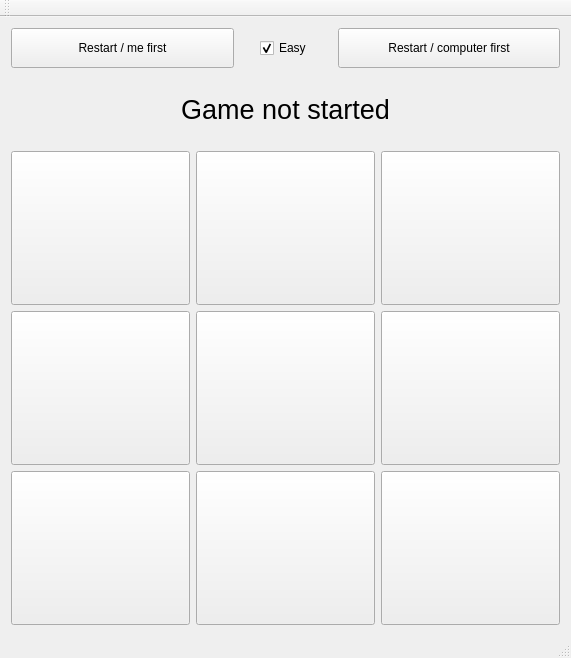
<?xml version="1.0" encoding="UTF-8"?>
<ui version="4.0">
 <class>MainWindow</class>
 <widget class="QMainWindow" name="MainWindow">
  <property name="geometry">
   <rect>
    <x>0</x>
    <y>0</y>
    <width>553</width>
    <height>658</height>
   </rect>
  </property>
  <property name="windowTitle">
   <string>MainWindow</string>
  </property>
  <widget class="QWidget" name="centralWidget">
   <layout class="QHBoxLayout" name="horizontalLayout">
    <item>
     <layout class="QVBoxLayout" name="verticalLayout">
      <item>
       <layout class="QHBoxLayout" name="horizontalLayout_2">
        <item>
         <widget class="QPushButton" name="restartButton">
          <property name="sizePolicy">
           <sizepolicy hsizetype="Expanding" vsizetype="Minimum">
            <horstretch>0</horstretch>
            <verstretch>0</verstretch>
           </sizepolicy>
          </property>
          <property name="text">
           <string>Restart / me first</string>
          </property>
         </widget>
        </item>
        <item>
         <spacer name="verticalSpacer_2">
          <property name="orientation">
           <enum>Qt::Vertical</enum>
          </property>
          <property name="sizeType">
           <enum>QSizePolicy::Minimum</enum>
          </property>
          <property name="sizeHint" stdset="0">
           <size>
            <width>20</width>
            <height>40</height>
           </size>
          </property>
         </spacer>
        </item>
        <item>
         <widget class="QCheckBox" name="easyCheckBox">
          <property name="text">
           <string>Easy</string>
          </property>
          <property name="checked">
           <bool>true</bool>
          </property>
         </widget>
        </item>
        <item>
         <spacer name="verticalSpacer">
          <property name="orientation">
           <enum>Qt::Vertical</enum>
          </property>
          <property name="sizeType">
           <enum>QSizePolicy::Minimum</enum>
          </property>
          <property name="sizeHint" stdset="0">
           <size>
            <width>20</width>
            <height>40</height>
           </size>
          </property>
         </spacer>
        </item>
        <item>
         <widget class="QPushButton" name="computerStart">
          <property name="sizePolicy">
           <sizepolicy hsizetype="Expanding" vsizetype="Minimum">
            <horstretch>0</horstretch>
            <verstretch>0</verstretch>
           </sizepolicy>
          </property>
          <property name="text">
           <string>Restart / computer first</string>
          </property>
         </widget>
        </item>
       </layout>
      </item>
      <item>
       <spacer name="horizontalSpacer">
        <property name="orientation">
         <enum>Qt::Horizontal</enum>
        </property>
        <property name="sizeType">
         <enum>QSizePolicy::Minimum</enum>
        </property>
        <property name="sizeHint" stdset="0">
         <size>
          <width>40</width>
          <height>20</height>
         </size>
        </property>
       </spacer>
      </item>
      <item>
       <widget class="QLabel" name="gameStatusLabel">
        <property name="font">
         <font>
          <pointsize>20</pointsize>
         </font>
        </property>
        <property name="text">
         <string>Game not started</string>
        </property>
        <property name="alignment">
         <set>Qt::AlignCenter</set>
        </property>
       </widget>
      </item>
      <item>
       <spacer name="horizontalSpacer_2">
        <property name="orientation">
         <enum>Qt::Horizontal</enum>
        </property>
        <property name="sizeType">
         <enum>QSizePolicy::Minimum</enum>
        </property>
        <property name="sizeHint" stdset="0">
         <size>
          <width>40</width>
          <height>20</height>
         </size>
        </property>
       </spacer>
      </item>
      <item>
       <layout class="QGridLayout" name="gridLayout">
        <item row="2" column="0">
         <widget class="QPushButton" name="cell4">
          <property name="sizePolicy">
           <sizepolicy hsizetype="Expanding" vsizetype="Expanding">
            <horstretch>0</horstretch>
            <verstretch>0</verstretch>
           </sizepolicy>
          </property>
          <property name="font">
           <font>
            <pointsize>48</pointsize>
            <weight>50</weight>
            <bold>false</bold>
           </font>
          </property>
          <property name="autoFillBackground">
           <bool>false</bool>
          </property>
          <property name="text">
           <string/>
          </property>
          <property name="iconSize">
           <size>
            <width>0</width>
            <height>0</height>
           </size>
          </property>
          <property name="checkable">
           <bool>false</bool>
          </property>
          <property name="flat">
           <bool>false</bool>
          </property>
         </widget>
        </item>
        <item row="3" column="0">
         <widget class="QPushButton" name="cell7">
          <property name="sizePolicy">
           <sizepolicy hsizetype="Expanding" vsizetype="Expanding">
            <horstretch>0</horstretch>
            <verstretch>0</verstretch>
           </sizepolicy>
          </property>
          <property name="font">
           <font>
            <pointsize>48</pointsize>
            <weight>50</weight>
            <bold>false</bold>
           </font>
          </property>
          <property name="text">
           <string/>
          </property>
          <property name="iconSize">
           <size>
            <width>0</width>
            <height>0</height>
           </size>
          </property>
          <property name="checkable">
           <bool>false</bool>
          </property>
         </widget>
        </item>
        <item row="3" column="2">
         <widget class="QPushButton" name="cell9">
          <property name="sizePolicy">
           <sizepolicy hsizetype="Expanding" vsizetype="Expanding">
            <horstretch>0</horstretch>
            <verstretch>0</verstretch>
           </sizepolicy>
          </property>
          <property name="font">
           <font>
            <pointsize>48</pointsize>
            <weight>50</weight>
            <bold>false</bold>
           </font>
          </property>
          <property name="text">
           <string/>
          </property>
          <property name="iconSize">
           <size>
            <width>0</width>
            <height>0</height>
           </size>
          </property>
          <property name="checkable">
           <bool>false</bool>
          </property>
         </widget>
        </item>
        <item row="1" column="2">
         <widget class="QPushButton" name="cell3">
          <property name="sizePolicy">
           <sizepolicy hsizetype="Expanding" vsizetype="Expanding">
            <horstretch>0</horstretch>
            <verstretch>0</verstretch>
           </sizepolicy>
          </property>
          <property name="font">
           <font>
            <pointsize>48</pointsize>
            <weight>50</weight>
            <bold>false</bold>
           </font>
          </property>
          <property name="text">
           <string/>
          </property>
          <property name="iconSize">
           <size>
            <width>0</width>
            <height>0</height>
           </size>
          </property>
          <property name="checkable">
           <bool>false</bool>
          </property>
         </widget>
        </item>
        <item row="1" column="0">
         <widget class="QPushButton" name="cell1">
          <property name="sizePolicy">
           <sizepolicy hsizetype="Expanding" vsizetype="Expanding">
            <horstretch>0</horstretch>
            <verstretch>0</verstretch>
           </sizepolicy>
          </property>
          <property name="font">
           <font>
            <pointsize>48</pointsize>
            <weight>50</weight>
            <bold>false</bold>
           </font>
          </property>
          <property name="text">
           <string/>
          </property>
          <property name="iconSize">
           <size>
            <width>0</width>
            <height>0</height>
           </size>
          </property>
          <property name="checkable">
           <bool>false</bool>
          </property>
         </widget>
        </item>
        <item row="1" column="1">
         <widget class="QPushButton" name="cell2">
          <property name="sizePolicy">
           <sizepolicy hsizetype="Expanding" vsizetype="Expanding">
            <horstretch>0</horstretch>
            <verstretch>0</verstretch>
           </sizepolicy>
          </property>
          <property name="font">
           <font>
            <pointsize>48</pointsize>
            <weight>50</weight>
            <bold>false</bold>
           </font>
          </property>
          <property name="text">
           <string/>
          </property>
          <property name="iconSize">
           <size>
            <width>0</width>
            <height>0</height>
           </size>
          </property>
          <property name="checkable">
           <bool>false</bool>
          </property>
         </widget>
        </item>
        <item row="3" column="1">
         <widget class="QPushButton" name="cell8">
          <property name="sizePolicy">
           <sizepolicy hsizetype="Expanding" vsizetype="Expanding">
            <horstretch>0</horstretch>
            <verstretch>0</verstretch>
           </sizepolicy>
          </property>
          <property name="font">
           <font>
            <pointsize>48</pointsize>
            <weight>50</weight>
            <bold>false</bold>
           </font>
          </property>
          <property name="text">
           <string/>
          </property>
          <property name="iconSize">
           <size>
            <width>0</width>
            <height>0</height>
           </size>
          </property>
          <property name="checkable">
           <bool>false</bool>
          </property>
         </widget>
        </item>
        <item row="2" column="1">
         <widget class="QPushButton" name="cell5">
          <property name="sizePolicy">
           <sizepolicy hsizetype="Expanding" vsizetype="Expanding">
            <horstretch>0</horstretch>
            <verstretch>0</verstretch>
           </sizepolicy>
          </property>
          <property name="font">
           <font>
            <pointsize>48</pointsize>
            <weight>50</weight>
            <bold>false</bold>
           </font>
          </property>
          <property name="text">
           <string/>
          </property>
          <property name="iconSize">
           <size>
            <width>0</width>
            <height>0</height>
           </size>
          </property>
          <property name="checkable">
           <bool>false</bool>
          </property>
         </widget>
        </item>
        <item row="2" column="2">
         <widget class="QPushButton" name="cell6">
          <property name="sizePolicy">
           <sizepolicy hsizetype="Expanding" vsizetype="Expanding">
            <horstretch>0</horstretch>
            <verstretch>0</verstretch>
           </sizepolicy>
          </property>
          <property name="font">
           <font>
            <pointsize>48</pointsize>
            <weight>50</weight>
            <bold>false</bold>
           </font>
          </property>
          <property name="text">
           <string/>
          </property>
          <property name="iconSize">
           <size>
            <width>0</width>
            <height>0</height>
           </size>
          </property>
          <property name="checkable">
           <bool>false</bool>
          </property>
         </widget>
        </item>
       </layout>
      </item>
     </layout>
    </item>
   </layout>
  </widget>
  <widget class="QMenuBar" name="menuBar">
   <property name="geometry">
    <rect>
     <x>0</x>
     <y>0</y>
     <width>553</width>
     <height>22</height>
    </rect>
   </property>
  </widget>
  <widget class="QToolBar" name="mainToolBar">
   <attribute name="toolBarArea">
    <enum>TopToolBarArea</enum>
   </attribute>
   <attribute name="toolBarBreak">
    <bool>false</bool>
   </attribute>
  </widget>
  <widget class="QStatusBar" name="statusBar"/>
 </widget>
 <layoutdefault spacing="6" margin="11"/>
 <resources/>
 <connections/>
</ui>
